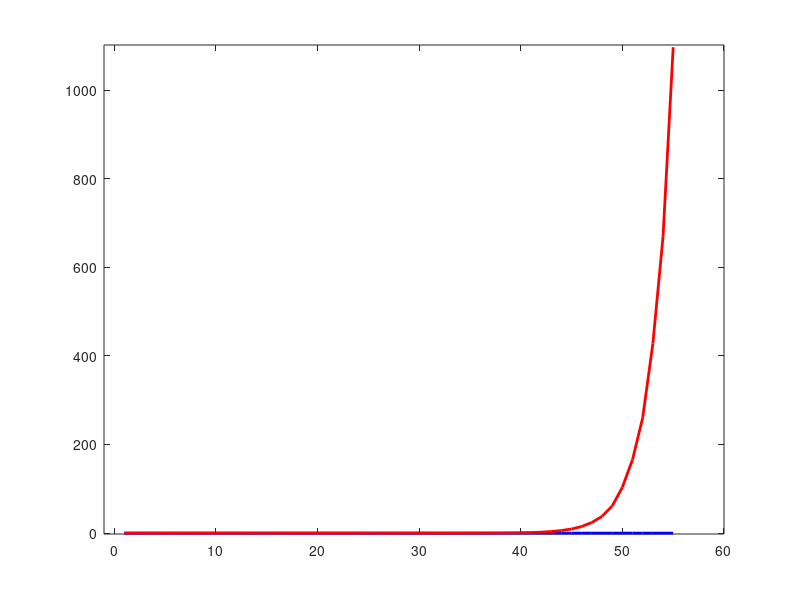

This chart was generated by the following MATLAB code:
data1 = csvread("iterativa.csv");
data2 = csvread("recursiva.csv");

figure(1,"position",get(0,"screensize"));
plot(data1(1:end, 2), data1(1:end, 1), "b", "linewidth", 2, data2(1:end, 2), data2(1:end, 1), "r", "linewidth", 2 );

minx = min([data1(1:end, 2); data2(1:end, 2)]);
maxx = max([data1(1:end, 2); data2(1:end, 2)]);
miny = min([data1(1:end, 1); data2(1:end, 1)]);
maxy = max([data1(1:end, 1); data2(1:end, 1)]);

axis([minx-2 maxx+5 miny-2 maxy+5]);

saveas(1, "grafico.jpg")
hold on;
waitforbuttonpress();